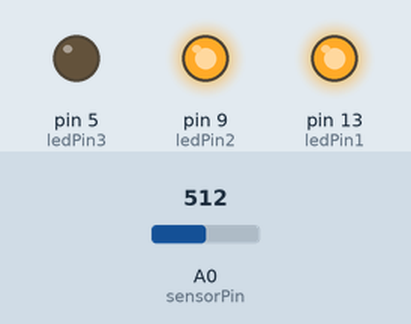
Bench run of a sketch on a simulated Arduino Uno, built with avr-gcc and run on an emulated ATmega328P. Parts: output pins drawn as LEDs (lit = HIGH). The test bench sets the inputs (shaded band); at power-on: A0 (sensorPin) = 512.

Above: at 1.2 s.
1.3 s: A0 (sensorPin) set to 502
At 1.6 s:
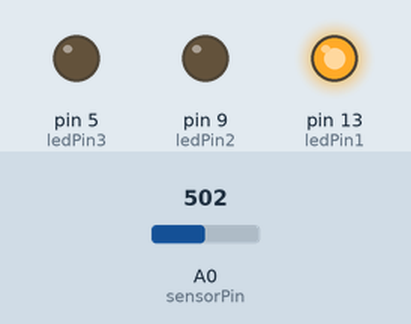
2.8 s: A0 (sensorPin) set to 262
4.3 s: A0 (sensorPin) set to 239
At 5.1 s:
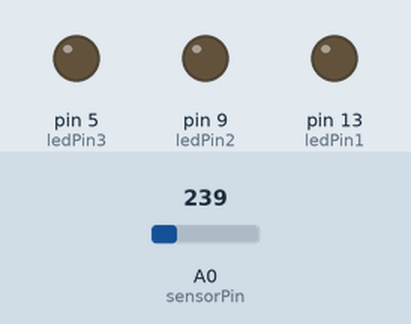
5.8 s: A0 (sensorPin) set to 900
At 6.2 s:
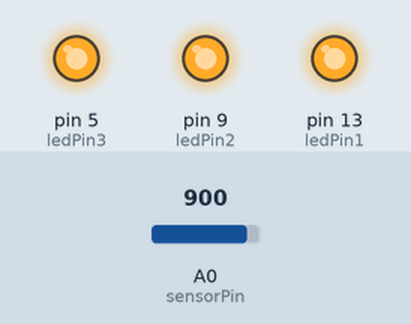
7.3 s: A0 (sensorPin) set to 782
8.8 s: A0 (sensorPin) set to 750
At 9.7 s:
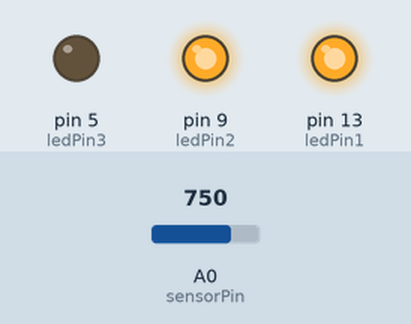
Timing chart, 0 to 11.3 s (numbered marks = the images above; inputs shaded):
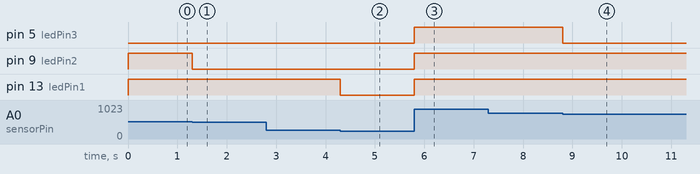

The sketch:

level-meter.ino
```cpp
int sensorPin = A0;    // select the input pin for the potentiometer
int ledPin1 = 13;
int ledPin2 = 9;
int ledPin3 = 5;// select the pin for the LED
int sensorValue = 0;  // variable to store the value coming from the sensor

void setup() {
  // declare the ledPin as an OUTPUT:
  pinMode(ledPin1, OUTPUT);
  pinMode(ledPin2, OUTPUT);
pinMode(ledPin3, OUTPUT);
}
void loop() {
  // read the value from the sensor:
  sensorValue = analogRead(sensorPin);
  // turn the ledPin on
 if (sensorValue < 1023/4) {
    digitalWrite(ledPin1, LOW);
    digitalWrite(ledPin2, LOW);
    digitalWrite(ledPin3, LOW);
}

 if (sensorValue >= 1023/4 && sensorValue < 1023/2) {
    digitalWrite(ledPin1, HIGH);
    digitalWrite(ledPin2, LOW);
    digitalWrite(ledPin3, LOW);
}

if (sensorValue >= 1023/2 && sensorValue < 1023*3/4) {
    digitalWrite(ledPin1, HIGH);
    digitalWrite(ledPin2, HIGH);
    digitalWrite(ledPin3, LOW);
}
  if (sensorValue >= 1023*3/4) {
    digitalWrite(ledPin1, HIGH);
    digitalWrite(ledPin2, HIGH);
    digitalWrite(ledPin3, HIGH);
}
}
```

Measured:
- the behaviour switches between 511 and 510 on A0 (sensorPin) (found by bisection; images 0 and 1)
- the behaviour switches between 255 and 254 on A0 (sensorPin) (found by bisection; images 1 and 2)
- the behaviour switches between 767 and 766 on A0 (sensorPin) (found by bisection; images 3 and 4)
- after the input at 1.3 s, pin 9 (ledPin2): HIGH → LOW at once
- after the input at 2.8 s, every drawn part: stays the same
- after the input at 4.3 s, pin 13 (ledPin1): HIGH → LOW at once
- after the input at 5.8 s, pin 5 (ledPin3), pin 9 (ledPin2), pin 13 (ledPin1): LOW → HIGH at once
- after the input at 7.3 s, every drawn part: stays the same
- after the input at 8.8 s, pin 5 (ledPin3): HIGH → LOW at once
